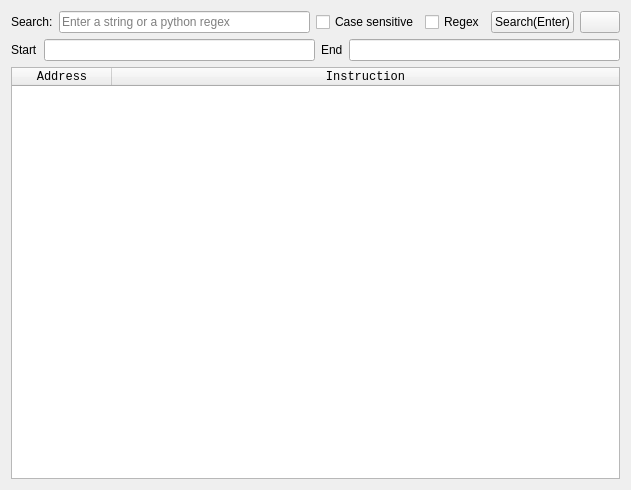
<?xml version="1.0" encoding="UTF-8"?>
<ui version="4.0">
 <class>Form</class>
 <widget class="QWidget" name="Form">
  <property name="geometry">
   <rect>
    <x>0</x>
    <y>0</y>
    <width>631</width>
    <height>490</height>
   </rect>
  </property>
  <property name="windowTitle">
   <string>Search for Instructions</string>
  </property>
  <layout class="QGridLayout" name="gridLayout">
   <item row="0" column="0">
    <layout class="QHBoxLayout" name="horizontalLayout_2">
     <item>
      <widget class="QLabel" name="label_3">
       <property name="text">
        <string>Search:</string>
       </property>
      </widget>
     </item>
     <item>
      <widget class="QLineEdit" name="lineEdit_Regex">
       <property name="placeholderText">
        <string>Enter a string or a python regex</string>
       </property>
      </widget>
     </item>
     <item>
      <widget class="QCheckBox" name="checkBox_CaseSensitive">
       <property name="toolTip">
        <string>Ignore case if checked</string>
       </property>
       <property name="text">
        <string>Case sensitive</string>
       </property>
      </widget>
     </item>
     <item>
      <widget class="QCheckBox" name="checkBox_Regex">
       <property name="toolTip">
        <string>Your string will be treated as a regex if checked</string>
       </property>
       <property name="text">
        <string>Regex</string>
       </property>
      </widget>
     </item>
     <item>
      <widget class="QPushButton" name="pushButton_Search">
       <property name="text">
        <string>Search(Enter)</string>
       </property>
      </widget>
     </item>
     <item>
      <widget class="QPushButton" name="pushButton_Help">
       <property name="text">
        <string/>
       </property>
      </widget>
     </item>
    </layout>
   </item>
   <item row="1" column="0">
    <layout class="QHBoxLayout" name="horizontalLayout">
     <item>
      <widget class="QLabel" name="label">
       <property name="text">
        <string>Start</string>
       </property>
      </widget>
     </item>
     <item>
      <widget class="QLineEdit" name="lineEdit_Start"/>
     </item>
     <item>
      <widget class="QLabel" name="label_2">
       <property name="text">
        <string>End</string>
       </property>
      </widget>
     </item>
     <item>
      <widget class="QLineEdit" name="lineEdit_End"/>
     </item>
    </layout>
   </item>
   <item row="2" column="0">
    <widget class="QTableWidget" name="tableWidget_Instructions">
     <property name="font">
      <font>
       <family>Monospace</family>
      </font>
     </property>
     <property name="editTriggers">
      <set>QAbstractItemView::EditTrigger::NoEditTriggers</set>
     </property>
     <property name="selectionMode">
      <enum>QAbstractItemView::SelectionMode::SingleSelection</enum>
     </property>
     <property name="selectionBehavior">
      <enum>QAbstractItemView::SelectionBehavior::SelectRows</enum>
     </property>
     <property name="sortingEnabled">
      <bool>true</bool>
     </property>
     <property name="wordWrap">
      <bool>false</bool>
     </property>
     <attribute name="horizontalHeaderStretchLastSection">
      <bool>true</bool>
     </attribute>
     <attribute name="verticalHeaderVisible">
      <bool>false</bool>
     </attribute>
     <attribute name="verticalHeaderMinimumSectionSize">
      <number>16</number>
     </attribute>
     <attribute name="verticalHeaderDefaultSectionSize">
      <number>16</number>
     </attribute>
     <column>
      <property name="text">
       <string>Address</string>
      </property>
     </column>
     <column>
      <property name="text">
       <string>Instruction</string>
      </property>
     </column>
    </widget>
   </item>
  </layout>
 </widget>
 <resources/>
 <connections/>
</ui>
